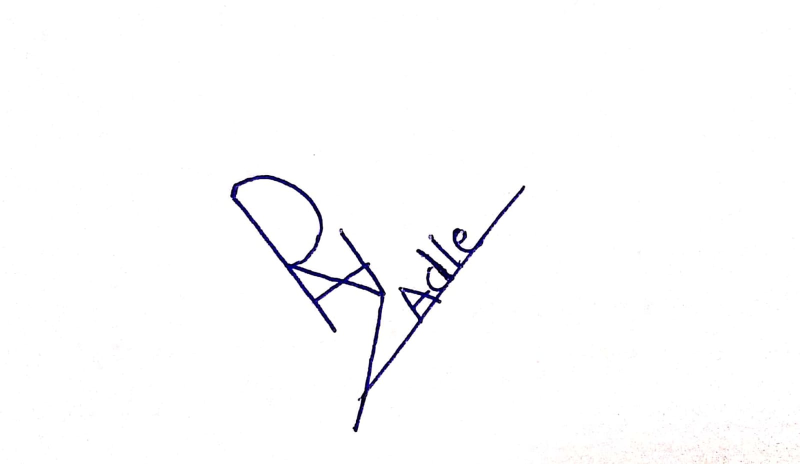
%> input picture Watermark/sign.jpg, 1600 x 928 px, given in place of Lenna.png, which was not available (shown at 1/2 size)
$ octave watermark.m   (GNU Octave 9; MATLAB toolbox functions it lacks are replaced by stand-ins)
%> lines starting %> are read from the running program, lines starting %| are printed output that depends on the picture; in (x1, y1, x2, y2) boxes, pixels count from 0 and x2, y2 are one past the last pixel; in counts of white or black regions, pixels touching at a corner belong together; the program's own positions count from 1; pictures that were not available may be replaced by others from this repository, and a replacement may not be noted
% Adding Watermark to an Image
% Created By : Pratik Adle
%%
clc;
clear;
close all;

% Reading Test Image
test_image = imread('Lenna.png');
%> test_image is the input picture: size 928x1600x3 uint8; mean R, G, B 251.8, 251.7, 252.4

% Resizing Test Image to 256x256x3
test_image = imresize(test_image,[256 256]);
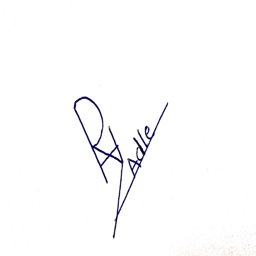
%> test_image: size 256x256x3 uint8; mean R, G, B 251.7, 251.6, 252.4

% Converting test image to grayscale
gray_test_image = rgb2gray(test_image);
figure('Name','Result')
subplot(131);
imshow(gray_test_image);
title('Original Image');

%% Plotting MSB Bit Plane Image

% sign image
sign = imread('sign.jpg');
sign_resize = imresize(sign,[256 256]);
gray_sign = rgb2gray(sign_resize);

% Getting MSB bit of each pixel of sign
msb_bit_sign = bitget(gray_sign, 8);
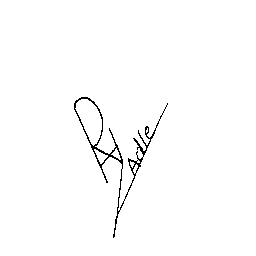
%> msb_bit_sign: size 256x256 logical; 98.8% white; black in thin lines or dots, all inside (x1, y1, x2, y2) = (74, 97, 168, 238)

% Plotting image of sign
subplot(132);
imshow(logical(msb_bit_sign));
title('Sign');

%% Image of 7 bits except LSB of Original Image

[rows cols] = size(gray_test_image);
%> rows = 256; cols = 256
watermark_image = zeros(rows,cols);

for ii = 1:rows
    for jj = 1:cols
        % Getting seven bits except lsb
        temp = bitget(gray_test_image(ii,jj), 2:1:8);

        pixel_value_bin = zeros(1,8);

        % MSB bit as the pixel value of Sign
        pixel_value_bin(8) = msb_bit_sign(ii,jj);

        % Next 7 bits as the pixel values of Image whose 7 bits are taken
        for ll = 2:8
            pixel_value_bin(ll-1) = temp(ll-1);
        end

        % Converting final pixel value to decimal value
        pixel_value_dec = bi2de(pixel_value_bin);
        % Storing these values
        watermark_image(ii,jj) = pixel_value_dec;
    end
end
%> after the loop, pixel_value_bin = [0 1 1 1 1 1 1 1]

% Plotting Watermarked Image
subplot(133);
imshow(uint8(watermark_image));
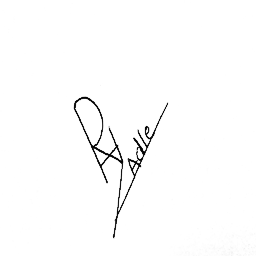
%> displayed picture: size 256x256, on the screen's scale of 0 to 255; min 1, max 255, mean 251.8; mean of the top-left, top-right, bottom-left and bottom-right quarters 253.1, 254.4, 248.9, 250.8
title('Watermarked Image');
